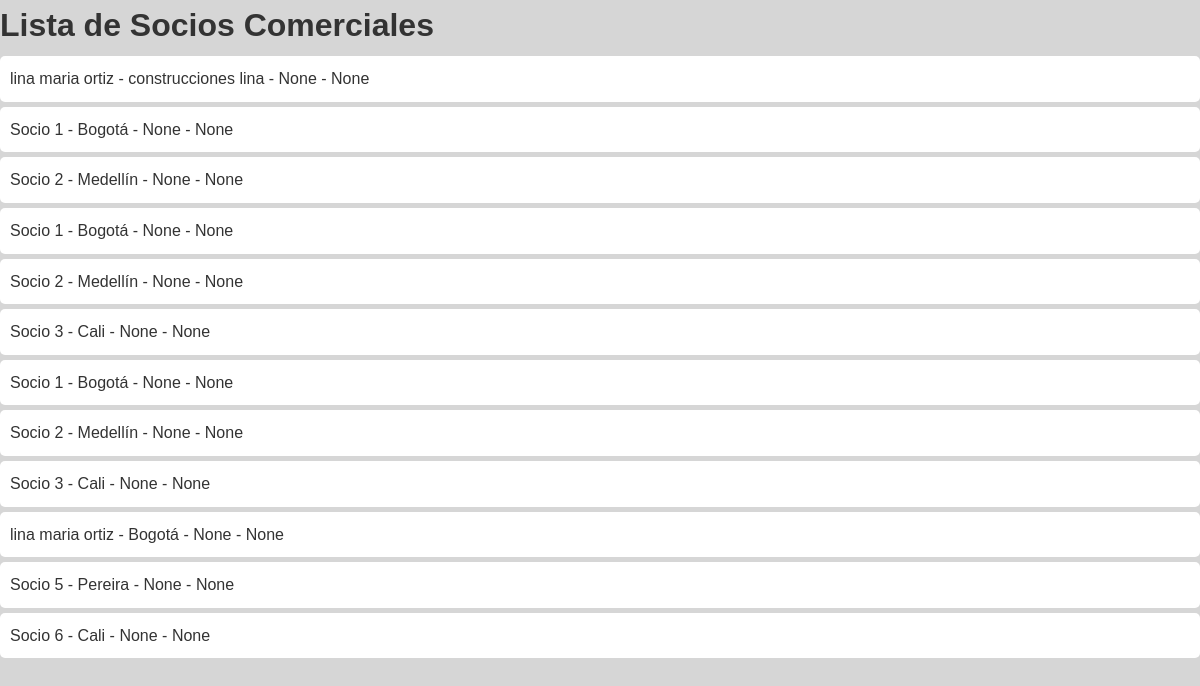
Page /partners/ (signed in) on the earlier database version.
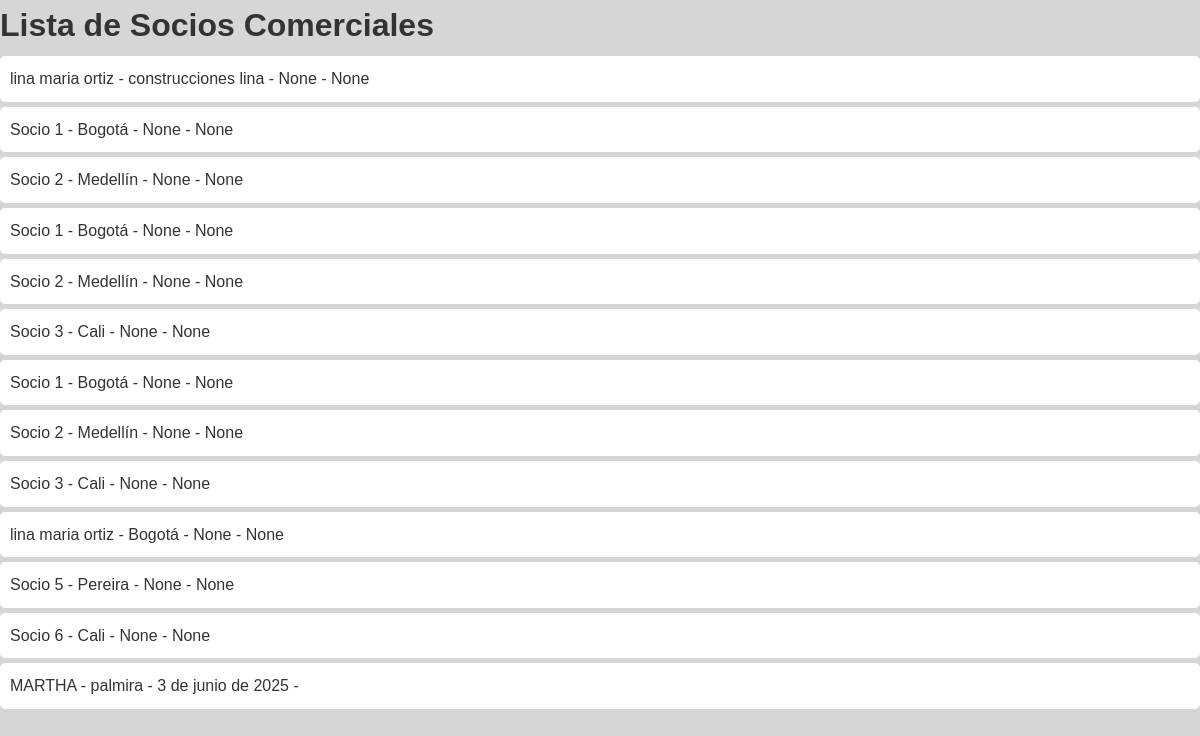
Same page on the later database version.
### businessapp/models.py (models this page shows, shortened)
class BusinessPartner(models.Model):
    name = models.CharField(max_length=100)
    city = models.CharField(max_length=100)
    affiliation_date = models.DateField(null=True, blank=True)
    sales_history = models.TextField(null=True, blank=True)

### businessapp/views.py (the view)
# urls.py: path('partners/', views.businesspartner_list, name='businesspartner_list'),
def businesspartner_list(request):
    if not request.user.is_authenticated:
        return redirect('login')
    partners = BusinessPartner.objects.all()
    return render(request, 'businessapp/businesspartner_list.html', {'partners': partners})

### businessapp/templates/businessapp/businesspartner_list.html (shortened to what this page needs)
<!DOCTYPE html>
<html>
  <head>
    {% load static %}
    <link rel="stylesheet" href="{% static 'css/style.css' %}?v=1">
  </head>
  <body>
    <h1>Lista de Socios Comerciales</h1>
<ul>
  {% for partner in partners %}
    <li>{{ partner.name }} - {{ partner.city }} - {{ partner.affiliation_date }} - {{ partner.sales_history }}</li>
  {% endfor %}
</ul>
</body>
</html>

Differences in the rows shown:
added BusinessPartner: name "MARTHA", city "palmira", affiliation_date "3 de junio de 2025"
